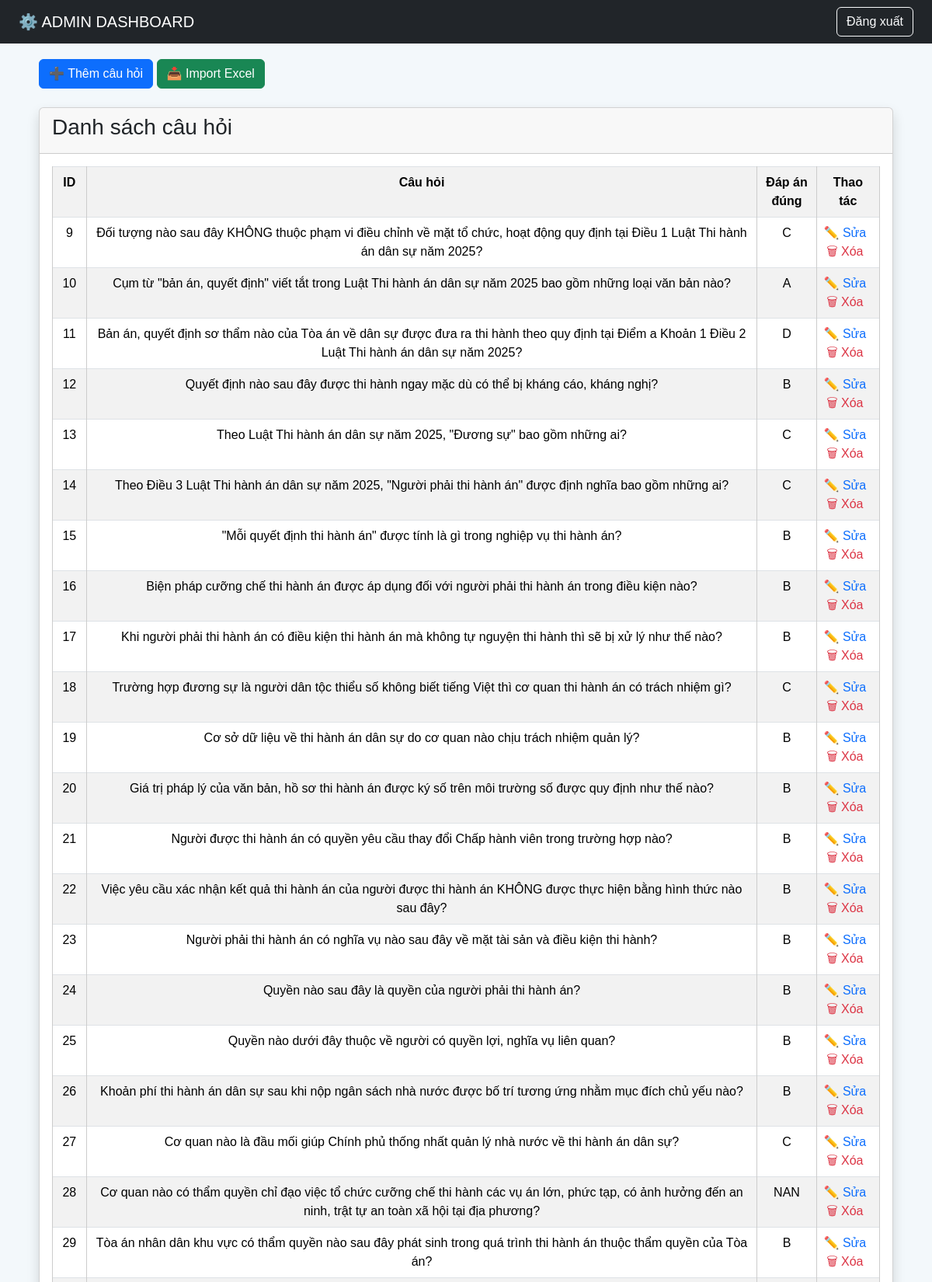
/admin (signed in, upper part), run on the app's committed database.
### tables this page shows
CREATE TABLE questions (
    id INTEGER PRIMARY KEY AUTOINCREMENT,
    question TEXT,
    option_a TEXT,
    option_b TEXT,
    option_c TEXT,
    option_d TEXT,
    correct_answer TEXT
);

### app.py (the view)
@app.route("/admin")
def admin():
    if not session.get("admin"):
        return redirect("/login")
    conn = get_db()
    results = conn.execute(
        "SELECT * FROM results ORDER BY id DESC"
    ).fetchall()
    questions = conn.execute(
        "SELECT * FROM questions ORDER BY id"
    ).fetchall()
    conn.close()
    return render_template(
        "admin.html",
        results=results,
        questions=questions
    )

### app.py (called while the page is built)
def get_db():
    conn = sqlite3.connect(DATABASE)
    conn.row_factory = sqlite3.Row
    return conn

### templates/admin.html (shortened to what this page needs)
<!DOCTYPE html>
<html lang="vi">
<head>
<link href="https://cdn.jsdelivr.net/npm/bootstrap@5.3.7/dist/css/bootstrap.min.css" rel="stylesheet">
<link rel="stylesheet" href="{{ url_for('static', filename='style.css') }}">
</head>
<body>
<nav class="navbar navbar-dark bg-dark">
    <div class="container-fluid px-4">
        <span class="navbar-brand">
            ⚙️ ADMIN DASHBOARD
        </span>
        <a href="/logout" class="btn btn-outline-light">
            Đăng xuất
        </a>
    </div>
</nav>
<div class="admin-container">
    <div class="mb-4">
        <button class="btn btn-primary"
                onclick="openAddModal()">
            ➕ Thêm câu hỏi
        </button>
        <button class="btn btn-success"
                onclick="openImportModal()">
            📥 Import Excel
        </button>
    </div>
    <div class="card shadow mb-4">
        <div class="card-header">
            <h3>Danh sách câu hỏi</h3>
        </div>
        <div class="card-body">
            <table class="table table-striped table-hover table-bordered">
                <tr>
                    <th>ID</th>
                    <th>Câu hỏi</th>
                    <th>Đáp án đúng</th>
                    <th>Thao tác</th>
                </tr>
                {% for q in questions %}
                <tr>
                    <td>{{ q.id }}</td>
                    <td>{{ q.question }}</td>
                    <td>{{ q.correct_answer }}</td>
                    <td>
                        <a class="action-link"
                           href="/edit_question/{{ q.id }}">
                            ✏️ Sửa
                        </a>
                        <a class="action-link text-danger"
                           href="/delete_question/{{ q.id }}"
                           onclick="return confirm('Xóa câu hỏi này?')">
                            🗑 Xóa
                        </a>
                    </td>
                </tr>
                {% endfor %}
            </table>
        </div>
    </div>
</div>
</body>
</html>

### static/style.css (style rules this page uses)
* { margin:0; padding:0; box-sizing:border-box; }
html, body { width:100%; min-height:100%; }
body { font-family: Arial, sans-serif; background: linear-gradient( rgba(255,255,255,0.65), rgba(255,255,255,0.65) ), url("/static/bg.jpg"); background-size: cover; background-position: center; background-repeat: no-repeat; background-attachment: fixed; }
input, button { font-family: Arial, sans-serif; }
table { width:100%; border-collapse:collapse; background:white; }
th, td { border:1px solid #ccc; padding:15px; text-align:center; }
th { background:#189ad3; color:white; }

### templates/admin.html (style rules this page uses)
body { background:#f3f8fb; }
.admin-container { width:95%; margin:auto; padding:20px; }
.action-link { text-decoration:none; margin-right:8px; }

### data on the page
questions: id "9", question "Đối tượng nào sau đây KHÔNG thuộc phạm vi điều chỉnh về mặt tổ chức, hoạt động quy định tại Điều 1 Luật Thi hành án dân sự năm 2025?", correct_answer "C"
questions: id "10", question "Cụm từ \"bản án, quyết định\" viết tắt trong Luật Thi hành án dân sự năm 2025 bao gồm những loại văn bản nào?", correct_answer "A"
questions: id "11", question "Bản án, quyết định sơ thẩm nào của Tòa án về dân sự được đưa ra thi hành theo quy định tại Điểm a Khoản 1 Điều 2 Luật Thi hành án dân sự năm 2025?", correct_answer "D"
questions: id "12", question "Quyết định nào sau đây được thi hành ngay mặc dù có thể bị kháng cáo, kháng nghị?", correct_answer "B"
questions: id "13", question "Theo Luật Thi hành án dân sự năm 2025, \"Đương sự\" bao gồm những ai?", correct_answer "C"
questions: id "14", question "Theo Điều 3 Luật Thi hành án dân sự năm 2025, \"Người phải thi hành án\" được định nghĩa bao gồm những ai?", correct_answer "C"
questions: id "15", question "\"Mỗi quyết định thi hành án\" được tính là gì trong nghiệp vụ thi hành án?", correct_answer "B"
questions: id "16", question "Biện pháp cưỡng chế thi hành án được áp dụng đối với người phải thi hành án trong điều kiện nào?", correct_answer "B"
questions: id "17", question "Khi người phải thi hành án có điều kiện thi hành án mà không tự nguyện thi hành thì sẽ bị xử lý như thế nào?", correct_answer "B"
questions: id "18", question "Trường hợp đương sự là người dân tộc thiểu số không biết tiếng Việt thì cơ quan thi hành án có trách nhiệm gì?", correct_answer "C"
questions: id "19", question "Cơ sở dữ liệu về thi hành án dân sự do cơ quan nào chịu trách nhiệm quản lý?", correct_answer "B"
questions: id "20", question "Giá trị pháp lý của văn bản, hồ sơ thi hành án được ký số trên môi trường số được quy định như thế nào?", correct_answer "B"
questions: id "21", question "Người được thi hành án có quyền yêu cầu thay đổi Chấp hành viên trong trường hợp nào?", correct_answer "B"
questions: id "22", question "Việc yêu cầu xác nhận kết quả thi hành án của người được thi hành án KHÔNG được thực hiện bằng hình thức nào sau đây?", correct_answer "B"
questions: id "23", question "Người phải thi hành án có nghĩa vụ nào sau đây về mặt tài sản và điều kiện thi hành?", correct_answer "B"
questions: id "24", question "Quyền nào sau đây là quyền của người phải thi hành án?", correct_answer "B"
questions: id "25", question "Quyền nào dưới đây thuộc về người có quyền lợi, nghĩa vụ liên quan?", correct_answer "B"
questions: id "26", question "Khoản phí thi hành án dân sự sau khi nộp ngân sách nhà nước được bố trí tương ứng nhằm mục đích chủ yếu nào?", correct_answer "B"
questions: id "27", question "Cơ quan nào là đầu mối giúp Chính phủ thống nhất quản lý nhà nước về thi hành án dân sự?", correct_answer "C"
questions: id "28", question "Cơ quan nào có thẩm quyền chỉ đạo việc tổ chức cưỡng chế thi hành các vụ án lớn, phức tạp, có ảnh hưởng đến an ninh, trật tự an toàn xã hội tại địa phương?", correct_answer "NAN"
questions: id "29", question "Tòa án nhân dân khu vực có thẩm quyền nào sau đây phát sinh trong quá trình thi hành án thuộc thẩm quyền của Tòa án?", correct_answer "B"
